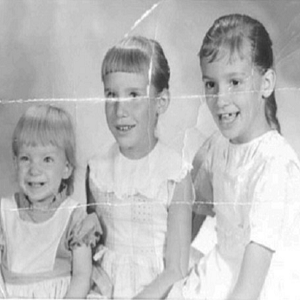
#> input picture 2.png, 300 x 300 px
$ python ns2.py   (Python 2 division)
#> lines starting #> are read from the running program, lines starting #| are printed output that depends on the picture
# Incompressible Newtonian fluids are governed by the Navier-Stokes equations couple the velocity vector fi eld to pressure
# The Navier-Stokes analogy guarantees, in a very natural way, continuity of the
# image intensity function I and its isophote directions across the boundary of the
# inpainting region.

# Importing the required libraries which will be used
import cv2
import numpy as np
from matplotlib import pyplot as plt

# Read image through opencv,the image should be in the working directory or a full path of image should be given.
img = cv2.imread('2.png')
#> img is the input picture: shape (300, 300, 3); min 33, max 255, mean 189.1

# Convert the loaded image into a numpy array
# Working on numpy arrays is simpler and comes with a lot of inbuilt scientific computations
b = np.array(img)

# Because we want only a binary image and the numpy shape is(height, width[, depth])
height, width , channels = b.shape
#> height = 300; width = 300; channels = 3

print height, width
#| 300 300
print b.size
#| 270000
# Find the image pixels which went on missing
unfilled_pixels = np.where(b == 0)
#> unfilled_pixels = (empty array, empty array, empty array)
# Create the numpy array for the image with holes in it
r = np.array(unfilled_pixels, np.int32)
#> r = empty array
# Display them
print r

# Set the parameters for the Iteration of the algorithm

# As the image shape, we define the Boundary for the initial part
hm = height
#> hm = 300
wm = width
#> wm = 300
tx = 1
ty = 1
# Multiple values tried for the below variable
alpha = 0.2
i = 0
j = 0
# Velocity divergent or Diffusion coefficient
nu = 2
# Set the constant for the decreasing function
beta = 3
# The differernce in timestep
dt = 0.9
g = np.empty(b.shape)

# Copy the source image
w = img.copy()
c = np.empty(b.shape)

# Boundary Condition W = div I
for i in range(1, hm - 1, 1):
    for j in range(1, wm - 1, 1):
        w[i][j] = (b[i + 1][j] + b[i - 1][j] + b[i][j + 1] + b[i][j - 1] - 4.0 * b[i][j])/ tx
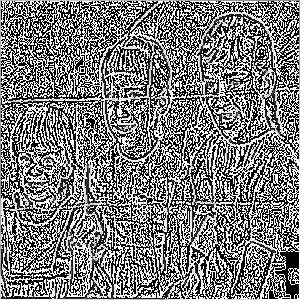
#> w: shape (300, 300, 3); min 0, max 255, mean 125

# Navier stokes solver
for i in range(1, hm - 1, 1):
    for j in range(1, wm - 1, 1):
        # Calculate the Anisotropic Diffusion on the region.
        # Here the diffusion function g is monotonically decreasing and depends on the size of the gradient of the image
        g[i][j] = 1 / (1 + beta * ((((b[i + 1][j] - b[i - 1][j]) / tx) * 2) + (((b[i][j + 1] - b[i][j - 1]) / ty) * 2)))

        c[i][j] = nu * (((0.5 * (((g[i + 1][j] + g[i][j]) * (b[i + 1][j] - b[i][j]) -
                                  ((g[i][j] + g[i - 1][j]) * (b[i][j] - b[i - 1][j]))) / tx))) +
                        ((0.5 * ((g[i][j + 1] + g[i][j]) * (b[i][j + 1] - b[i][j]) -
                                 ((g[i][j - 1] + g[i][j]) * (b[i][j] - b[i][j - 1]))) / ty)))

        # Iterate through the Navier stokes equation
        w[i][j] = w[i][j] + dt * ((((-b[j][j] * (w[i + 1][j] - w[i - 1][j])) / tx) +
                                   ((b[i][i] * (w[i][j + 1] - w[i][j - 1])) / ty)) + c[i][j])

        # Solving to update the above pixel value for w[i][j] by SOR
        w[i][j] = b[i][j] + alpha * 0.25 * (b[i + 1][j] + b[i - 1][j] + b[i][j + 1] + b[i][j - 1] - 4.0 * b[i][j])
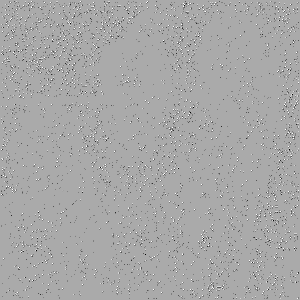
#> c: shape (300, 300, 3) float64; min -1018, max 508, mean -11.9; drawn with min black and max white
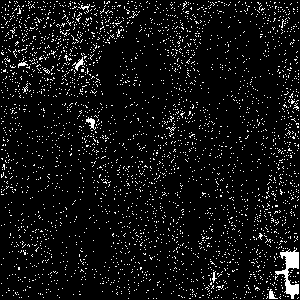
#> g: shape (300, 300, 3) float64; values 0 (black) and 1 (white), 6.7% white in thin lines or dots
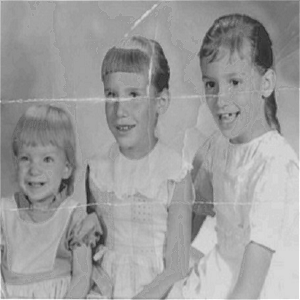
#> w: shape (300, 300, 3); min 35, max 255, mean 157.6


# Display the resultant image
cv2.imshow('n', w)

# Creates a plotting area for the figure
plt.imshow(w, cmap='viridis')
plt.show()

$ run again, with orange.jpg saved as 2.png
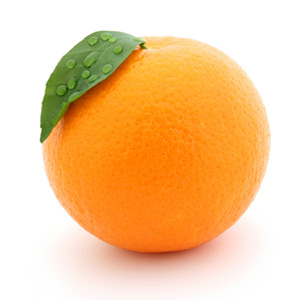
#> input picture orange.jpg, 300 x 300 px
#> img is the input picture: shape (300, 300, 3); mean B, G, R 153.8, 202.5, 244.5
#| 300 300
#| 270000
#> (printed output is left out)
#> after the loop `for i in range(1, hm - 1, 1):`:
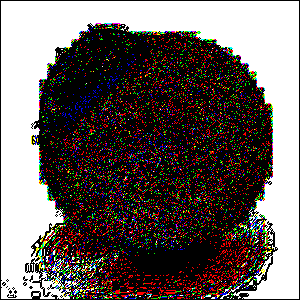
#> g: shape (300, 300, 3) float64; mean B, G, R 0.378, 0.388, 0.424
#> after the loop `for i in range(1, hm - 1, 1):`:
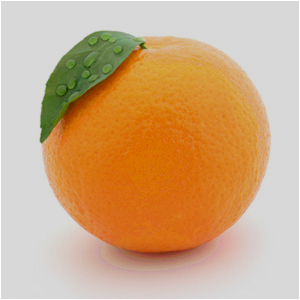
#> w: shape (300, 300, 3); mean B, G, R 131.6, 170.7, 207.4
